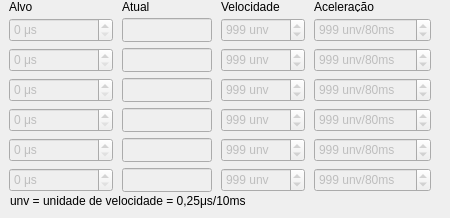
      <widget class="QWidget" name="tabLarguraDePulso">
       <attribute name="title">
        <string>Largura de pulso (μs)</string>
       </attribute>
       <widget class="QWidget" name="layoutWidget">
        <property name="geometry">
         <rect>
          <x>0</x>
          <y>1</y>
          <width>441</width>
          <height>193</height>
         </rect>
        </property>
        <layout class="QGridLayout" name="layoutPosLarguraDePulso">
         <property name="horizontalSpacing">
          <number>0</number>
         </property>
         <property name="verticalSpacing">
          <number>6</number>
         </property>
         <item row="0" column="0">
          <widget class="QLabel" name="lblAlvo">
           <property name="minimumSize">
            <size>
             <width>0</width>
             <height>11</height>
            </size>
           </property>
           <property name="maximumSize">
            <size>
             <width>70</width>
             <height>11</height>
            </size>
           </property>
           <property name="text">
            <string>Alvo</string>
           </property>
          </widget>
         </item>
         <item row="0" column="1">
          <widget class="QLabel" name="lblAtual">
           <property name="minimumSize">
            <size>
             <width>0</width>
             <height>11</height>
            </size>
           </property>
           <property name="maximumSize">
            <size>
             <width>70</width>
             <height>11</height>
            </size>
           </property>
           <property name="text">
            <string>Atual</string>
           </property>
          </widget>
         </item>
         <item row="0" column="2">
          <widget class="QLabel" name="lblVelocidade">
           <property name="minimumSize">
            <size>
             <width>79</width>
             <height>11</height>
            </size>
           </property>
           <property name="maximumSize">
            <size>
             <width>70</width>
             <height>11</height>
            </size>
           </property>
           <property name="text">
            <string>Velocidade</string>
           </property>
          </widget>
         </item>
         <item row="0" column="3">
          <widget class="QLabel" name="lblAceleracao">
           <property name="minimumSize">
            <size>
             <width>0</width>
             <height>11</height>
            </size>
           </property>
           <property name="maximumSize">
            <size>
             <width>16777215</width>
             <height>11</height>
            </size>
           </property>
           <property name="text">
            <string>Aceleração</string>
           </property>
          </widget>
         </item>
         <item row="1" column="0">
          <widget class="QSpinBox" name="spnJ0Alvo">
           <property name="enabled">
            <bool>false</bool>
           </property>
           <property name="minimumSize">
            <size>
             <width>104</width>
             <height>24</height>
            </size>
           </property>
           <property name="maximumSize">
            <size>
             <width>104</width>
             <height>24</height>
            </size>
           </property>
           <property name="accelerated">
            <bool>true</bool>
           </property>
           <property name="keyboardTracking">
            <bool>false</bool>
           </property>
           <property name="suffix">
            <string> μs</string>
           </property>
           <property name="maximum">
            <number>9999</number>
           </property>
          </widget>
         </item>
         <item row="1" column="1">
          <widget class="QLineEdit" name="edtJ0Atual">
           <property name="enabled">
            <bool>false</bool>
           </property>
           <property name="sizePolicy">
            <sizepolicy hsizetype="Preferred" vsizetype="Fixed">
             <horstretch>0</horstretch>
             <verstretch>0</verstretch>
            </sizepolicy>
           </property>
           <property name="minimumSize">
            <size>
             <width>90</width>
             <height>24</height>
            </size>
           </property>
           <property name="maximumSize">
            <size>
             <width>90</width>
             <height>24</height>
            </size>
           </property>
           <property name="text">
            <string/>
           </property>
          </widget>
         </item>
         <item row="1" column="2">
          <widget class="QSpinBox" name="spnJ0Vel">
           <property name="enabled">
            <bool>false</bool>
           </property>
           <property name="minimumSize">
            <size>
             <width>84</width>
             <height>24</height>
            </size>
           </property>
           <property name="maximumSize">
            <size>
             <width>96</width>
             <height>24</height>
            </size>
           </property>
           <property name="keyboardTracking">
            <bool>false</bool>
           </property>
           <property name="suffix">
            <string> unv</string>
           </property>
           <property name="maximum">
            <number>9999</number>
           </property>
           <property name="value">
            <number>999</number>
           </property>
          </widget>
         </item>
         <item row="1" column="3">
          <widget class="QSpinBox" name="spnJ0Acl">
           <property name="enabled">
            <bool>false</bool>
           </property>
           <property name="minimumSize">
            <size>
             <width>117</width>
             <height>24</height>
            </size>
           </property>
           <property name="maximumSize">
            <size>
             <width>117</width>
             <height>24</height>
            </size>
           </property>
           <property name="keyboardTracking">
            <bool>false</bool>
           </property>
           <property name="suffix">
            <string> unv/80ms</string>
           </property>
           <property name="maximum">
            <number>9999</number>
           </property>
           <property name="value">
            <number>999</number>
           </property>
          </widget>
         </item>
         <item row="2" column="0">
          <widget class="QSpinBox" name="spnJ1Alvo">
           <property name="enabled">
            <bool>false</bool>
           </property>
           <property name="minimumSize">
            <size>
             <width>104</width>
             <height>24</height>
            </size>
           </property>
           <property name="maximumSize">
            <size>
             <width>104</width>
             <height>24</height>
            </size>
           </property>
           <property name="accelerated">
            <bool>true</bool>
           </property>
           <property name="keyboardTracking">
            <bool>false</bool>
           </property>
           <property name="suffix">
            <string> μs</string>
           </property>
           <property name="maximum">
            <number>9999</number>
           </property>
          </widget>
         </item>
         <item row="2" column="1">
          <widget class="QLineEdit" name="edtJ1Atual">
           <property name="enabled">
            <bool>false</bool>
           </property>
           <property name="sizePolicy">
            <sizepolicy hsizetype="Preferred" vsizetype="Fixed">
             <horstretch>0</horstretch>
             <verstretch>0</verstretch>
            </sizepolicy>
           </property>
           <property name="minimumSize">
            <size>
             <width>90</width>
             <height>24</height>
            </size>
           </property>
           <property name="maximumSize">
            <size>
             <width>90</width>
             <height>24</height>
            </size>
           </property>
           <property name="text">
            <string/>
           </property>
          </widget>
         </item>
         <item row="2" column="2">
          <widget class="QSpinBox" name="spnJ1Vel">
           <property name="enabled">
            <bool>false</bool>
           </property>
           <property name="minimumSize">
            <size>
             <width>84</width>
             <height>24</height>
            </size>
           </property>
           <property name="maximumSize">
            <size>
             <width>96</width>
             <height>24</height>
            </size>
           </property>
           <property name="keyboardTracking">
            <bool>false</bool>
           </property>
           <property name="suffix">
            <string> unv</string>
           </property>
           <property name="maximum">
            <number>9999</number>
           </property>
           <property name="value">
            <number>999</number>
           </property>
          </widget>
         </item>
         <item row="2" column="3">
          <widget class="QSpinBox" name="spnJ1Acl">
           <property name="enabled">
            <bool>false</bool>
           </property>
           <property name="minimumSize">
            <size>
             <width>117</width>
             <height>24</height>
            </size>
           </property>
           <property name="maximumSize">
            <size>
             <width>117</width>
             <height>24</height>
            </size>
           </property>
           <property name="keyboardTracking">
            <bool>false</bool>
           </property>
           <property name="suffix">
            <string> unv/80ms</string>
           </property>
           <property name="maximum">
            <number>9999</number>
           </property>
           <property name="value">
            <number>999</number>
           </property>
          </widget>
         </item>
         <item row="3" column="0">
          <widget class="QSpinBox" name="spnJ2Alvo">
           <property name="enabled">
            <bool>false</bool>
           </property>
           <property name="minimumSize">
            <size>
             <width>104</width>
             <height>24</height>
            </size>
           </property>
           <property name="maximumSize">
            <size>
             <width>104</width>
             <height>24</height>
            </size>
           </property>
           <property name="accelerated">
            <bool>true</bool>
           </property>
           <property name="keyboardTracking">
            <bool>false</bool>
           </property>
           <property name="suffix">
            <string> μs</string>
           </property>
           <property name="maximum">
            <number>9999</number>
           </property>
          </widget>
         </item>
         <item row="3" column="1">
          <widget class="QLineEdit" name="edtJ2Atual">
           <property name="enabled">
            <bool>false</bool>
           </property>
           <property name="sizePolicy">
            <sizepolicy hsizetype="Preferred" vsizetype="Fixed">
             <horstretch>0</horstretch>
             <verstretch>0</verstretch>
            </sizepolicy>
           </property>
           <property name="minimumSize">
            <size>
             <width>90</width>
             <height>24</height>
            </size>
           </property>
           <property name="maximumSize">
            <size>
             <width>90</width>
             <height>24</height>
            </size>
           </property>
           <property name="text">
            <string/>
           </property>
          </widget>
         </item>
         <item row="3" column="2">
          <widget class="QSpinBox" name="spnJ2Vel">
           <property name="enabled">
            <bool>false</bool>
           </property>
           <property name="minimumSize">
            <size>
             <width>84</width>
             <height>24</height>
            </size>
           </property>
           <property name="maximumSize">
            <size>
             <width>96</width>
             <height>24</height>
            </size>
           </property>
           <property name="keyboardTracking">
            <bool>false</bool>
           </property>
           <property name="suffix">
            <string> unv</string>
           </property>
           <property name="maximum">
            <number>9999</number>
           </property>
           <property name="value">
            <number>999</number>
           </property>
          </widget>
         </item>
         <item row="3" column="3">
          <widget class="QSpinBox" name="spnJ2Acl">
           <property name="enabled">
            <bool>false</bool>
           </property>
           <property name="minimumSize">
            <size>
             <width>117</width>
             <height>24</height>
            </size>
           </property>
           <property name="maximumSize">
            <size>
             <width>117</width>
             <height>24</height>
            </size>
           </property>
           <property name="keyboardTracking">
            <bool>false</bool>
           </property>
           <property name="suffix">
            <string> unv/80ms</string>
           </property>
           <property name="maximum">
            <number>9999</number>
           </property>
           <property name="value">
            <number>999</number>
           </property>
          </widget>
         </item>
         <item row="4" column="0">
          <widget class="QSpinBox" name="spnJ3Alvo">
           <property name="enabled">
            <bool>false</bool>
           </property>
           <property name="minimumSize">
            <size>
             <width>104</width>
             <height>24</height>
            </size>
           </property>
           <property name="maximumSize">
            <size>
             <width>104</width>
             <height>24</height>
            </size>
           </property>
           <property name="accelerated">
            <bool>true</bool>
           </property>
           <property name="keyboardTracking">
            <bool>false</bool>
           </property>
           <property name="suffix">
            <string> μs</string>
           </property>
           <property name="maximum">
            <number>9999</number>
           </property>
          </widget>
         </item>
         <item row="4" column="1">
          <widget class="QLineEdit" name="edtJ3Atual">
           <property name="enabled">
            <bool>false</bool>
           </property>
           <property name="sizePolicy">
            <sizepolicy hsizetype="Preferred" vsizetype="Fixed">
             <horstretch>0</horstretch>
             <verstretch>0</verstretch>
            </sizepolicy>
           </property>
           <property name="minimumSize">
            <size>
             <width>90</width>
             <height>24</height>
            </size>
           </property>
           <property name="maximumSize">
            <size>
             <width>90</width>
             <height>24</height>
            </size>
           </property>
           <property name="text">
            <string/>
           </property>
          </widget>
         </item>
         <item row="4" column="2">
          <widget class="QSpinBox" name="spnJ3Vel">
           <property name="enabled">
            <bool>false</bool>
           </property>
           <property name="minimumSize">
            <size>
             <width>84</width>
             <height>24</height>
            </size>
           </property>
           <property name="maximumSize">
            <size>
             <width>96</width>
             <height>24</height>
            </size>
           </property>
           <property name="keyboardTracking">
            <bool>false</bool>
           </property>
           <property name="suffix">
            <string> unv</string>
           </property>
           <property name="maximum">
            <number>9999</number>
           </property>
           <property name="value">
            <number>999</number>
           </property>
          </widget>
         </item>
         <item row="4" column="3">
          <widget class="QSpinBox" name="spnJ3Acl">
           <property name="enabled">
            <bool>false</bool>
           </property>
           <property name="minimumSize">
            <size>
             <width>117</width>
             <height>24</height>
            </size>
           </property>
           <property name="maximumSize">
            <size>
             <width>117</width>
             <height>24</height>
            </size>
           </property>
           <property name="keyboardTracking">
            <bool>false</bool>
           </property>
           <property name="suffix">
            <string> unv/80ms</string>
           </property>
           <property name="maximum">
            <number>9999</number>
           </property>
           <property name="value">
            <number>999</number>
           </property>
          </widget>
         </item>
         <item row="5" column="0">
          <widget class="QSpinBox" name="spnJ4Alvo">
           <property name="enabled">
            <bool>false</bool>
           </property>
           <property name="minimumSize">
            <size>
             <width>104</width>
             <height>24</height>
            </size>
           </property>
           <property name="maximumSize">
            <size>
             <width>104</width>
             <height>24</height>
            </size>
           </property>
           <property name="accelerated">
            <bool>true</bool>
           </property>
           <property name="keyboardTracking">
            <bool>false</bool>
           </property>
           <property name="suffix">
            <string> μs</string>
           </property>
           <property name="maximum">
            <number>9999</number>
           </property>
          </widget>
         </item>
         <item row="5" column="1">
          <widget class="QLineEdit" name="edtJ4Atual">
           <property name="enabled">
            <bool>false</bool>
           </property>
           <property name="sizePolicy">
            <sizepolicy hsizetype="Preferred" vsizetype="Fixed">
             <horstretch>0</horstretch>
             <verstretch>0</verstretch>
            </sizepolicy>
           </property>
           <property name="minimumSize">
            <size>
             <width>90</width>
             <height>24</height>
            </size>
           </property>
           <property name="maximumSize">
            <size>
             <width>90</width>
             <height>24</height>
            </size>
           </property>
           <property name="text">
            <string/>
           </property>
          </widget>
         </item>
         <item row="5" column="2">
          <widget class="QSpinBox" name="spnJ4Vel">
           <property name="enabled">
            <bool>false</bool>
           </property>
           <property name="minimumSize">
            <size>
             <width>84</width>
             <height>24</height>
            </size>
           </property>
           <property name="maximumSize">
            <size>
             <width>96</width>
             <height>24</height>
            </size>
           </property>
           <property name="keyboardTracking">
            <bool>false</bool>
           </property>
           <property name="suffix">
            <string> unv</string>
           </property>
           <property name="maximum">
            <number>9999</number>
           </property>
           <property name="value">
            <number>999</number>
           </property>
          </widget>
         </item>
         <item row="5" column="3">
          <widget class="QSpinBox" name="spnJ4Acl">
           <property name="enabled">
            <bool>false</bool>
           </property>
           <property name="minimumSize">
            <size>
             <width>117</width>
             <height>24</height>
            </size>
           </property>
           <property name="maximumSize">
            <size>
             <width>117</width>
             <height>24</height>
            </size>
           </property>
           <property name="keyboardTracking">
            <bool>false</bool>
           </property>
           <property name="suffix">
            <string> unv/80ms</string>
           </property>
           <property name="maximum">
            <number>9999</number>
           </property>
           <property name="value">
            <number>999</number>
           </property>
          </widget>
         </item>
         <item row="6" column="0">
          <widget class="QSpinBox" name="spnGRAlvo">
           <property name="enabled">
            <bool>false</bool>
           </property>
           <property name="minimumSize">
            <size>
             <width>104</width>
             <height>24</height>
            </size>
           </property>
           <property name="maximumSize">
            <size>
             <width>104</width>
             <height>24</height>
            </size>
           </property>
           <property name="accelerated">
            <bool>true</bool>
           </property>
           <property name="keyboardTracking">
            <bool>false</bool>
           </property>
           <property name="suffix">
            <string> μs</string>
           </property>
           <property name="maximum">
            <number>9999</number>
           </property>
          </widget>
         </item>
         <item row="6" column="1">
          <widget class="QLineEdit" name="edtGRAtual">
           <property name="enabled">
            <bool>false</bool>
           </property>
           <property name="sizePolicy">
            <sizepolicy hsizetype="Preferred" vsizetype="Fixed">
             <horstretch>0</horstretch>
             <verstretch>0</verstretch>
            </sizepolicy>
           </property>
           <property name="minimumSize">
            <size>
             <width>90</width>
             <height>24</height>
            </size>
           </property>
           <property name="maximumSize">
            <size>
             <width>90</width>
             <height>24</height>
            </size>
           </property>
           <property name="text">
            <string/>
           </property>
          </widget>
         </item>
         <item row="6" column="2">
          <widget class="QSpinBox" name="spnGRVel">
           <property name="enabled">
            <bool>false</bool>
           </property>
           <property name="minimumSize">
            <size>
             <width>84</width>
             <height>24</height>
            </size>
           </property>
           <property name="maximumSize">
            <size>
             <width>96</width>
             <height>24</height>
            </size>
           </property>
           <property name="keyboardTracking">
            <bool>false</bool>
           </property>
           <property name="suffix">
            <string> unv</string>
           </property>
           <property name="maximum">
            <number>9999</number>
           </property>
           <property name="value">
            <number>999</number>
           </property>
          </widget>
         </item>
         <item row="6" column="3">
          <widget class="QSpinBox" name="spnGRAcl">
           <property name="enabled">
            <bool>false</bool>
           </property>
           <property name="minimumSize">
            <size>
             <width>117</width>
             <height>24</height>
            </size>
           </property>
           <property name="maximumSize">
            <size>
             <width>117</width>
             <height>24</height>
            </size>
           </property>
           <property name="keyboardTracking">
            <bool>false</bool>
           </property>
           <property name="suffix">
            <string> unv/80ms</string>
           </property>
           <property name="maximum">
            <number>9999</number>
           </property>
           <property name="value">
            <number>999</number>
           </property>
          </widget>
         </item>
        </layout>
       </widget>
       <widget class="QLabel" name="lblUnv">
        <property name="geometry">
         <rect>
          <x>10</x>
          <y>193</y>
          <width>319</width>
          <height>16</height>
         </rect>
        </property>
        <property name="text">
         <string>unv = unidade de velocidade = 0,25μs/10ms</string>
        </property>
       </widget>
      </widget>
